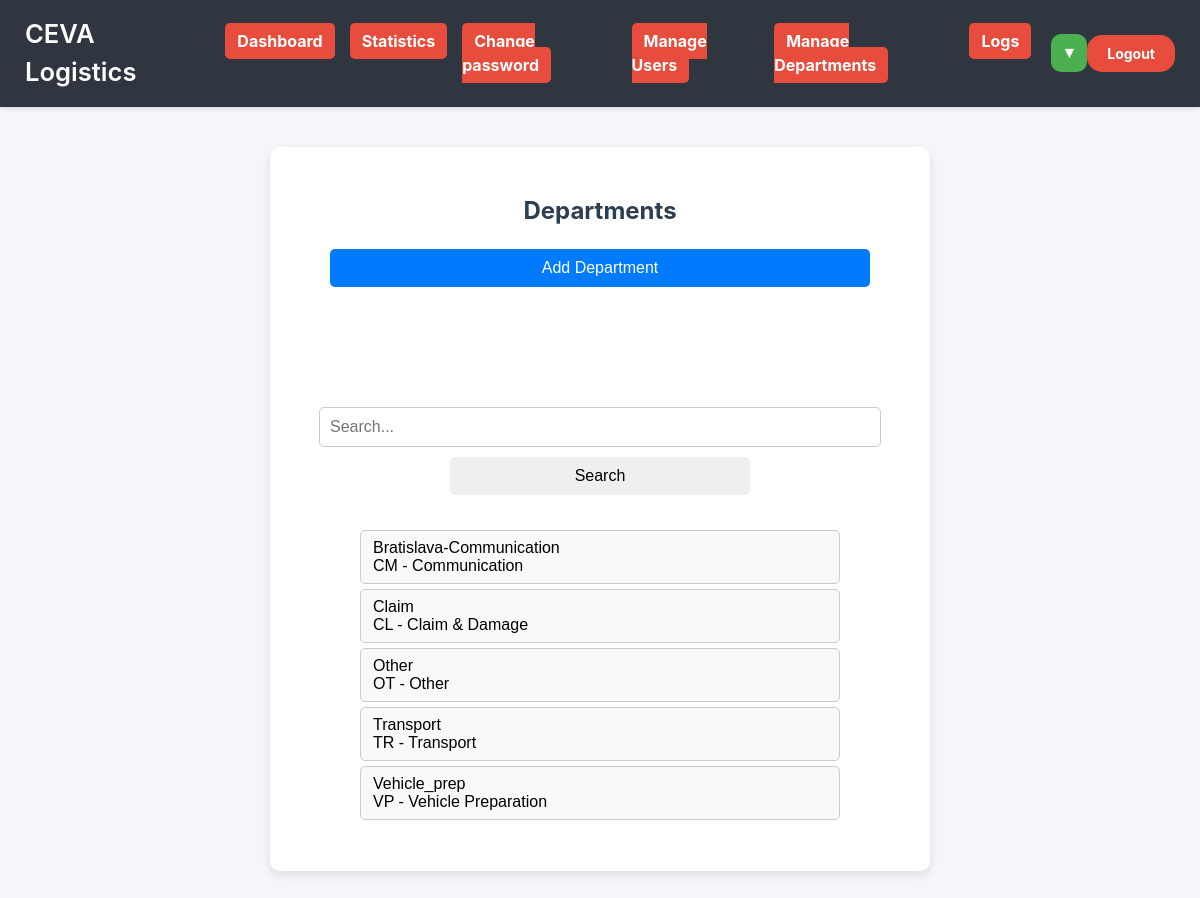
/departments/ (signed in), run on an earlier commit of the app's database.
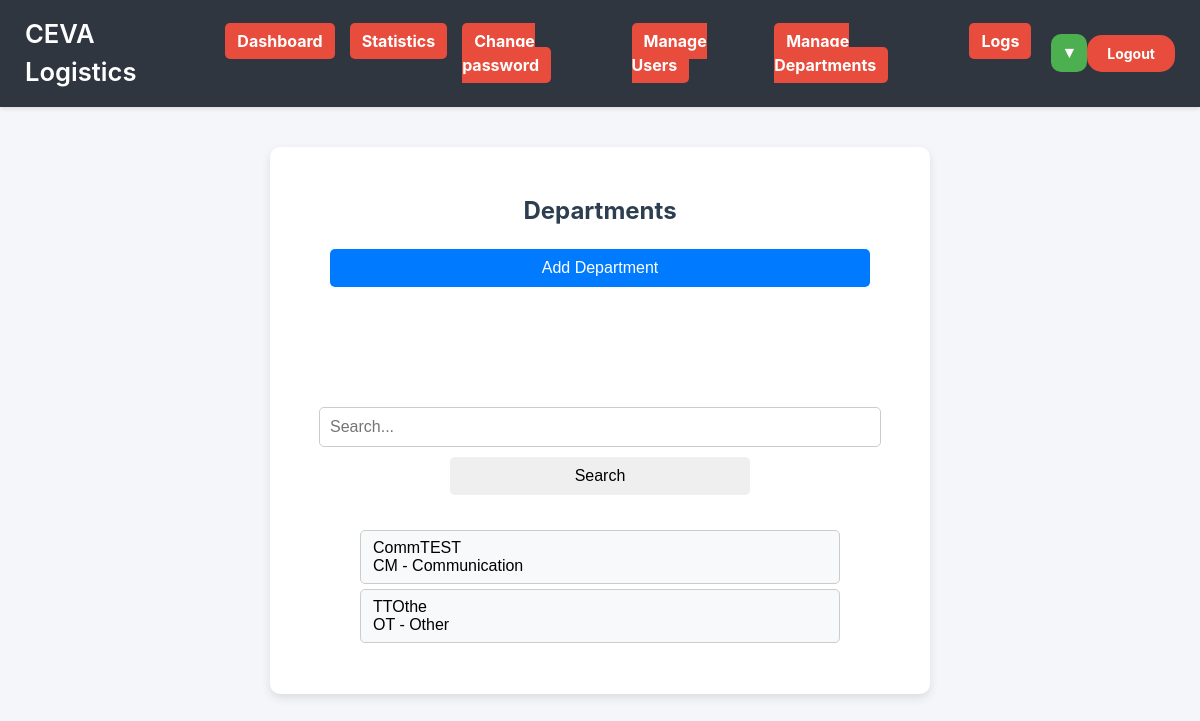
And on a later commit of the database.
### main/models.py (models this page shows, shortened)
class Department(models.Model):
    name = models.CharField(max_length=100)
    email = models.EmailField(default=None, null=True)
    reclamationType = models.CharField(max_length=3, choices=REPORT_TYPES, default='OT', blank=False)

### main/views.py (the view)
# urls.py: path("departments/", views.departments, name="departments"),
@admin_required
def departments(request):
    search_query = request.GET.get('search', '')
    set_language(request)
    if request.method == 'POST':
        if request.POST.get('add'):
            return redirect('/form_department/0/')
        elif request.POST.get('department'):
            department = Department.objects.get(id=request.POST.get('department'))
            return redirect(f'/form_department/{department.id}/')
    departments = Department.objects.all().order_by('name')
    if search_query:
        departments = departments.filter(name__icontains=search_query)
    return render(request, "departments/departments.html", {'departments': departments, 'search' : search_query})

### main/views.py (called while the page is built)
def set_language(request):
    if "language" not in request.session:
        request.session["language"] = 'en'
    activate(request.session["language"])

### main/templates/departments/departments.html (shortened to what this page needs)
{% extends "base_agent.html" %}
{% load i18n %}
{% block content %}
<div class="centered-container">
    <h1>{% trans "Departments" %}</h1>
    <form method="get" action="/create_department">
        <button type="submit" class="primary-button">{% trans "Add Department" %}</button>
    </form>
    <form method="get" class="search-form">
        <input type="text" name="search" placeholder="{% trans 'Search...' %}">
        <button type="submit" class="search-button">{% trans "Search" %}</button>
    </form>
    <form method="post" class="departments-form">
        <ul class="department-list">
            {% for department in departments %}
                <li class="department_li">
                    <button type="submit" name="department" value="{{ department.id }}" class="department-button">
                        {% if department.name %}
                            {{ department.name }}
                            <br>
                            {{ department.reclamationType }} - {{department.get_reclamationType_display}}
                        {% else %}
                            No Name
                        {% endif %}
                    </button>
                </li>
            {% empty %}
                <li>
                    {% trans "No Results" %}
                </li>
            {% endfor %}
        </ul>
    </form>
</div>
{% endblock %}

### main/templates/base_agent.html (shortened to what this page needs)
<!DOCTYPE html>
<html lang="en">
<head>
    {% load static %}
    {% load i18n %}
    <link rel="stylesheet" href="{% static 'DashboardCSST.css' %}">
</head>
<body>
    <header>
        <div class="logo">CEVA Logistics</div>
        <nav class="navbar">
            <ul class="navbar-links">
                <li><a href="{% url 'agent_dashboard' %}">{% trans "Dashboard" %}</a></li>
                <li><a href="{% url 'statistics' %}">{% trans "Statistics" %}</a></li>
                <li><a href="{% url 'change_passwd' %}">{% trans "Change password" %}</a></li>
                {% if user.is_authenticated and user.person.user_type == 'ADMIN' %}
                    <li><a href="{% url 'users' %}">{% trans "Manage Users" %}</a></li>
                    <li><a href="{% url 'departments' %}">{% trans "Manage Departments" %}</a></li>
                    <li><a href="{% url 'logs' %}">Logs</a></li>
                {% endif %}
            </ul>
        </nav>
        <div class="language-switcher">
            <button class="dropdown-btn" onclick="toggleDropdown()">
                ▼
            </button>
        </div>
        <div class="navbar-login">
            {% if user.is_authenticated %}
                <a href="#" class="login-button" onclick="document.getElementById('logout-form').submit();">
                    {% trans "Logout" %}
                </a>
            {% else %}
                <a href="{% url 'login' %}" class="login-button">{% trans "Login" %}</a>
            {% endif %}
        </div>
    </header>
    {% block content %}{% endblock %}
</body>
</html>

### static/DashboardCSST.css (style rules this page uses)
body { font-family: 'Inter', sans-serif; margin: 0; padding: 0; background-color: #f5f6fa; color: #2c3e50; line-height: 1.5; }
header { display: flex; justify-content: space-between; align-items: center; background-color: #2f3640; color: #ffffff; padding: 15px 25px; box-shadow: 0 2px 4px rgba(0, 0, 0, 0.1); }
header .logo { font-size: 1.6em; font-weight: 600; }
.navbar { padding: 10px 20px; border-radius: 10px; }
.navbar-links { list-style: none; margin: 0; padding: 0; display: flex; gap: 15px; }
.navbar-links li { display: inline; }
.navbar-links a { background-color: #e74c3c; color: white; text-decoration: none; font-weight: bold; padding: 8px 12px; border-radius: 5px; transition: background 0.3s; }
.login-button { text-decoration: none; background-color: #e74c3c; color: white; padding: 10px 20px; margin: 0px; border-radius: 15px; font-size: 14px; font-weight: bold; transition: background-color 0.3s ease, transform 0.3s ease; }
.language-switcher { margin-left: auto; position: relative; display: inline-block; }
.dropdown-btn { background-color: #4CAF50; color: white; padding: 10px; font-size: 16px; border: none; cursor: pointer; border-radius: 10px; }

### main/templates/base_agent.html (style rules this page uses)
.centered-container { display: flex; flex-direction: column; align-items: center; width: 100%; max-width: 600px; margin: 40px auto; background: white; padding: 30px; border-radius: 10px; box-shadow: 0 4px 10px rgba(0, 0, 0, 0.1); text-align: center; }
h1 { margin-bottom: 20px; font-size: 24px; font-weight: bold; text-align: center; width: 100%; }
input, select, textarea { width: 100%; padding: 10px; border: 1px solid #ccc; border-radius: 5px; font-size: 16px; }
button { padding: 10px 20px; font-size: 16px; border: none; border-radius: 5px; cursor: pointer; }
.primary-button { background: #007bff; color: white; width: 100%; margin-bottom: 20px; }
.department-list { list-style: none; padding: 0; margin-top: 10px; width: 80%; justify-content: center; align-items: center; }
.department-list li { margin: 5px 0; width: 100%; }
.department-button { background: #f8f9fa; border: 1px solid #ccc; padding: 8px 12px; width: 100%; text-align: left; border-radius: 5px; font-size: 16px; }

### main/templates/departments/departments.html (style rules this page uses)
form { display: flex; flex-direction: column; align-items: center; gap: 15px; width: 100%; }
.search-form { margin-top: 100px; justify-content: center; gap: 10px; margin-bottom: 20px; }
.search-button { color: black; width: 50%; padding: 10px; font-size: 16px; }
.primary-button { background: #007bff; color: white; width: 90%; padding: 10px; font-size: 16px; }
.search-form input { padding: 10px; border: 1px solid #ccc; border-radius: 5px; font-size: 16px; width: 90%; }

What changed in the data, as far as the page shows it:
removed Department: {{ department.id }} 3 (drawn), name "Claim", reclamationType "CL", reclamationType "Claim & Damage"
removed Department: {{ department.id }} 6 (drawn), name "Other", reclamationType "OT", reclamationType "Other"
removed Department: {{ department.id }} 4 (drawn), name "Transport", reclamationType "TR", reclamationType "Transport"
removed Department: {{ department.id }} 5 (drawn), name "Vehicle_prep", reclamationType "VP", reclamationType "Vehicle Preparation"
changed Department "CM": name "Bratislava-Communication" → "CommTEST"
added Department: {{ department.id }} 9 (drawn), name "TTOthe", reclamationType "OT", reclamationType "Other"
